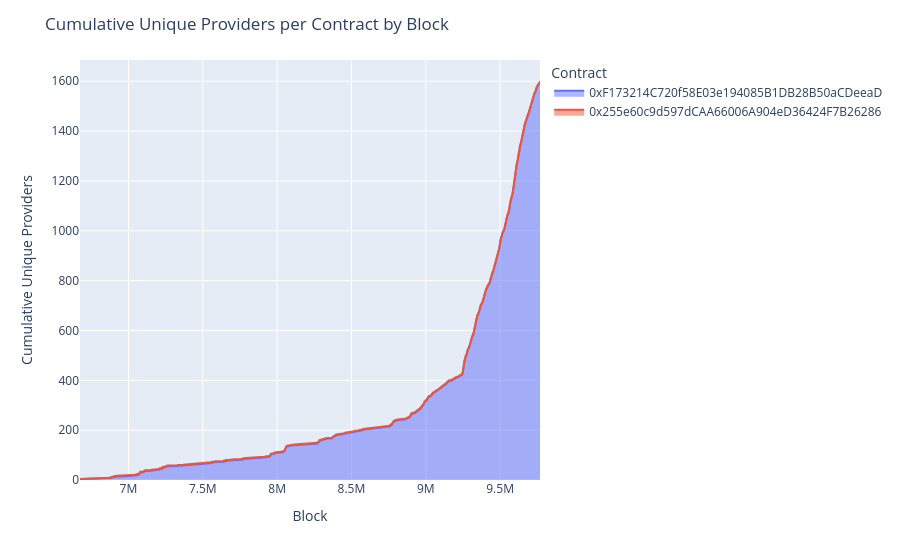

The notebook cell saved with this chart:
### Code cell
import pandas as pd
import plotly.express as px

# Ensure df is sorted by block
df = df.sort_values("block").copy()

# Vectorized cumulative unique provider counts
# Create a column combining contract + provider for uniqueness
df["contract_provider"] = df["contract"] + "_" + df["provider"]

# Drop duplicates for cumulative tracking per contract
df_unique = df.drop_duplicates(subset=["contract_provider", "block"]).copy()
df_unique.loc[:, "count"] = 1  # avoid SettingWithCopyWarning

# Deduce contracts dynamically from the df
contracts = df_unique["contract"].unique()

# Pivot to have blocks as index, contracts as columns
pivot = df_unique.pivot_table(
    index="block", columns="contract", values="count", aggfunc="sum", fill_value=0
)

# Compute cumulative sum per contract
cumulative = pivot.cumsum().reset_index()

# Melt for Plotly long format
cumulative_long = cumulative.melt(
    id_vars="block",
    value_vars=contracts,
    var_name="contract",
    value_name="cumulative_providers",
)

# Plot interactive stacked area chart
fig = px.area(
    cumulative_long,
    x="block",
    y="cumulative_providers",
    color="contract",
    labels={"cumulative_providers": "Cumulative Unique Providers", "block": "Block"},
)

fig.update_traces(mode="lines", hoverinfo="x+y+name", opacity=0.6)

# Interactive legend toggle
fig.update_layout(
    title="Cumulative Unique Providers per Contract by Block",
    hovermode="x unified",
    legend_title_text="Contract",
    legend=dict(itemclick="toggle", itemdoubleclick="toggleothers"),
)

fig.show()

### Figure 1 — Plotly figure (JSON) as saved in the notebook; plotly's stock layout.template omitted (floating-point values rounded to 4 significant figures; data arrays with more than 128 entries replaced by an {"elided": "..."} marker saying what was removed)
{"data": [{"fillpattern": {"shape": ""}, "hoverinfo": "x+y+name", "hovertemplate": "contract=0xF173214C720f58E03e194085B1DB28B50aCDeeaD<br>Block=%{x}<br>Cumulative Unique Providers=%{y}<extra></extra>", "legendgroup": "0xF173214C720f58E03e194085B1DB28B50aCDeeaD", "line": {"color": "#636efa"}, "marker": {"symbol": "circle"}, "mode": "lines", "name": "0xF173214C720f58E03e194085B1DB28B50aCDeeaD", "opacity": 0.6, "orientation": "v", "showlegend": true, "stackgroup": "1", "type": "scatter", "x": {"elided": "1600 int values"}, "xaxis": "x", "y": {"elided": "1600 int values"}, "yaxis": "y"}, {"fillpattern": {"shape": ""}, "hoverinfo": "x+y+name", "hovertemplate": "contract=0x255e60c9d597dCAA66006A904eD36424F7B26286<br>Block=%{x}<br>Cumulative Unique Providers=%{y}<extra></extra>", "legendgroup": "0x255e60c9d597dCAA66006A904eD36424F7B26286", "line": {"color": "#EF553B"}, "marker": {"symbol": "circle"}, "mode": "lines", "name": "0x255e60c9d597dCAA66006A904eD36424F7B26286", "opacity": 0.6, "orientation": "v", "showlegend": true, "stackgroup": "1", "type": "scatter", "x": {"elided": "1600 int values"}, "xaxis": "x", "y": {"elided": "1600 int values"}, "yaxis": "y"}], "layout": {"hovermode": "x unified", "legend": {"itemclick": "toggle", "itemdoubleclick": "toggleothers", "title": {"text": "Contract"}, "tracegroupgap": 0}, "margin": {"t": 60}, "title": {"text": "Cumulative Unique Providers per Contract by Block"}, "xaxis": {"anchor": "y", "domain": [0, 1], "title": {"text": "Block"}}, "yaxis": {"anchor": "x", "domain": [0, 1], "title": {"text": "Cumulative Unique Providers"}}}}
